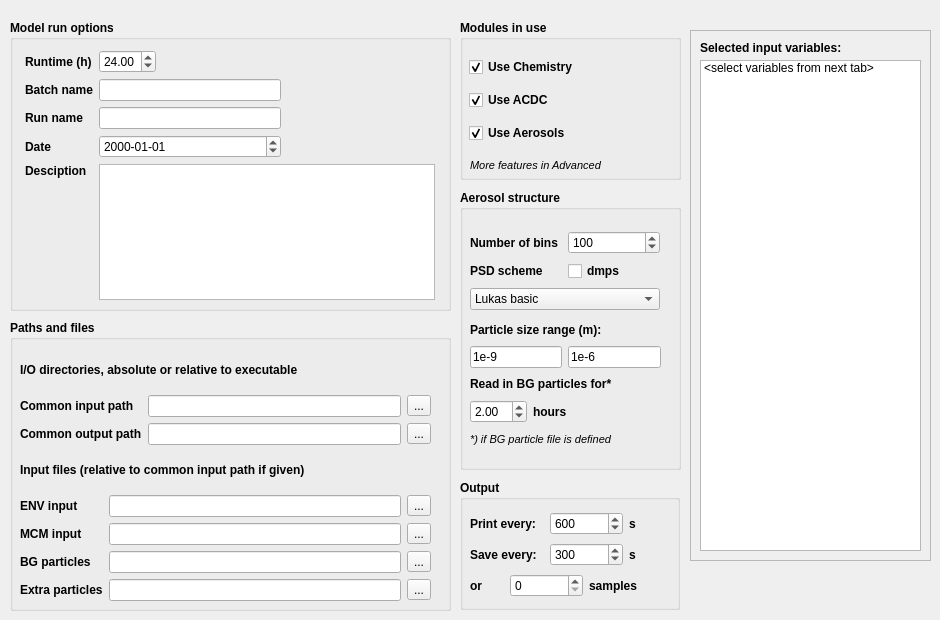
     <widget class="QWidget" name="tab">
      <attribute name="title">
       <string>General options</string>
      </attribute>
      <widget class="QFrame" name="frame">
       <property name="geometry">
        <rect>
         <x>690</x>
         <y>30</y>
         <width>241</width>
         <height>531</height>
        </rect>
       </property>
       <property name="frameShape">
        <enum>QFrame::StyledPanel</enum>
       </property>
       <property name="frameShadow">
        <enum>QFrame::Raised</enum>
       </property>
       <widget class="QListWidget" name="names_sel">
        <property name="geometry">
         <rect>
          <x>10</x>
          <y>30</y>
          <width>221</width>
          <height>491</height>
         </rect>
        </property>
        <property name="verticalScrollBarPolicy">
         <enum>Qt::ScrollBarAsNeeded</enum>
        </property>
        <property name="editTriggers">
         <set>QAbstractItemView::NoEditTriggers</set>
        </property>
        <property name="showDropIndicator" stdset="0">
         <bool>false</bool>
        </property>
        <property name="selectionMode">
         <enum>QAbstractItemView::NoSelection</enum>
        </property>
        <property name="batchSize">
         <number>100</number>
        </property>
        <item>
         <property name="text">
          <string>&lt;select variables from next tab&gt;</string>
         </property>
        </item>
       </widget>
       <widget class="QLabel" name="label_10">
        <property name="geometry">
         <rect>
          <x>10</x>
          <y>10</y>
          <width>210</width>
          <height>16</height>
         </rect>
        </property>
        <property name="font">
         <font>
          <weight>75</weight>
          <bold>true</bold>
          <underline>false</underline>
         </font>
        </property>
        <property name="text">
         <string>Selected input variables:</string>
        </property>
       </widget>
      </widget>
      <widget class="QGroupBox" name="groupBox">
       <property name="geometry">
        <rect>
         <x>460</x>
         <y>20</y>
         <width>221</width>
         <height>160</height>
        </rect>
       </property>
       <property name="font">
        <font>
         <weight>75</weight>
         <bold>true</bold>
        </font>
       </property>
       <property name="title">
        <string>Modules in use</string>
       </property>
       <widget class="QLabel" name="label_43">
        <property name="geometry">
         <rect>
          <x>10</x>
          <y>130</y>
          <width>191</width>
          <height>31</height>
         </rect>
        </property>
        <property name="font">
         <font>
          <pointsize>8</pointsize>
          <weight>50</weight>
          <italic>true</italic>
          <bold>false</bold>
         </font>
        </property>
        <property name="text">
         <string>More features in Advanced</string>
        </property>
        <property name="wordWrap">
         <bool>true</bool>
        </property>
       </widget>
       <widget class="QWidget" name="layoutWidget">
        <property name="geometry">
         <rect>
          <x>9</x>
          <y>30</y>
          <width>139</width>
          <height>100</height>
         </rect>
        </property>
        <layout class="QVBoxLayout" name="verticalLayout">
         <item>
          <widget class="QCheckBox" name="checkBox_che">
           <property name="enabled">
            <bool>true</bool>
           </property>
           <property name="text">
            <string>Use Chemistry</string>
           </property>
           <property name="checked">
            <bool>true</bool>
           </property>
          </widget>
         </item>
         <item>
          <widget class="QCheckBox" name="checkBox_acd">
           <property name="text">
            <string>Use ACDC</string>
           </property>
           <property name="checked">
            <bool>true</bool>
           </property>
          </widget>
         </item>
         <item>
          <widget class="QCheckBox" name="checkBox_aer">
           <property name="text">
            <string>Use Aerosols</string>
           </property>
           <property name="checked">
            <bool>true</bool>
           </property>
          </widget>
         </item>
        </layout>
       </widget>
       <zorder>layoutWidget</zorder>
       <zorder>label_43</zorder>
      </widget>
      <widget class="QGroupBox" name="groupBox_2">
       <property name="geometry">
        <rect>
         <x>10</x>
         <y>20</y>
         <width>441</width>
         <height>291</height>
        </rect>
       </property>
       <property name="font">
        <font>
         <pointsize>9</pointsize>
         <weight>75</weight>
         <bold>true</bold>
        </font>
       </property>
       <property name="title">
        <string>Model run options</string>
       </property>
       <widget class="QWidget" name="layoutWidget">
        <property name="geometry">
         <rect>
          <x>15</x>
          <y>30</y>
          <width>410</width>
          <height>250</height>
         </rect>
        </property>
        <layout class="QGridLayout" name="gridLayout_2">
         <item row="0" column="0">
          <widget class="QLabel" name="label_2">
           <property name="toolTip">
            <string>Total simulation time in decimal hours</string>
           </property>
           <property name="text">
            <string>Runtime (h)</string>
           </property>
          </widget>
         </item>
         <item row="0" column="1">
          <widget class="QDoubleSpinBox" name="runtime">
           <property name="font">
            <font>
             <weight>50</weight>
             <bold>false</bold>
            </font>
           </property>
           <property name="value">
            <double>24.000000000000000</double>
           </property>
          </widget>
         </item>
         <item row="0" column="2">
          <spacer name="horizontalSpacer_2">
           <property name="orientation">
            <enum>Qt::Horizontal</enum>
           </property>
           <property name="sizeHint" stdset="0">
            <size>
             <width>40</width>
             <height>20</height>
            </size>
           </property>
          </spacer>
         </item>
         <item row="1" column="0">
          <widget class="QLabel" name="label_5">
           <property name="toolTip">
            <string>Used for calculation of correct Julian day</string>
           </property>
           <property name="text">
            <string>Batch name</string>
           </property>
          </widget>
         </item>
         <item row="1" column="1" colspan="2">
          <widget class="QLineEdit" name="case_name">
           <property name="font">
            <font>
             <weight>50</weight>
             <bold>false</bold>
            </font>
           </property>
           <property name="toolTip">
            <string>Group name, output is saved under directory named after this.</string>
           </property>
          </widget>
         </item>
         <item row="2" column="0">
          <widget class="QLabel" name="label_6">
           <property name="toolTip">
            <string>Group name, Output is saved under directory named after this</string>
           </property>
           <property name="text">
            <string>Run name</string>
           </property>
          </widget>
         </item>
         <item row="2" column="1" colspan="2">
          <widget class="QLineEdit" name="run_name">
           <property name="font">
            <font>
             <weight>50</weight>
             <bold>false</bold>
            </font>
           </property>
           <property name="toolTip">
            <string>Run name, output is saved under directory named after this, locating in Batch name directory.</string>
           </property>
          </widget>
         </item>
         <item row="3" column="0">
          <widget class="QLabel" name="label_7">
           <property name="toolTip">
            <string>Run name, output is saved under directory named after this, locating in Batch name directory.</string>
           </property>
           <property name="text">
            <string>Date</string>
           </property>
          </widget>
         </item>
         <item row="3" column="1" colspan="2">
          <widget class="QDateEdit" name="dateEdit">
           <property name="font">
            <font>
             <weight>50</weight>
             <bold>false</bold>
            </font>
           </property>
           <property name="displayFormat">
            <string>yyyy-MM-dd</string>
           </property>
          </widget>
         </item>
         <item row="3" column="3" colspan="2">
          <spacer name="horizontalSpacer">
           <property name="orientation">
            <enum>Qt::Horizontal</enum>
           </property>
           <property name="sizeHint" stdset="0">
            <size>
             <width>148</width>
             <height>20</height>
            </size>
           </property>
          </spacer>
         </item>
         <item row="4" column="0">
          <widget class="QLabel" name="label_8">
           <property name="font">
            <font>
             <stylestrategy>PreferDefault</stylestrategy>
            </font>
           </property>
           <property name="toolTip">
            <string>Description of the run, max 1000 characters. This will be saved in all output files.</string>
           </property>
           <property name="text">
            <string>Desciption</string>
           </property>
          </widget>
         </item>
         <item row="4" column="1" rowspan="2" colspan="4">
          <widget class="QPlainTextEdit" name="description">
           <property name="font">
            <font>
             <weight>50</weight>
             <bold>false</bold>
            </font>
           </property>
           <property name="toolTip">
            <string>Description of the run, max 1000 characters. This will be saved in all output files.</string>
           </property>
           <property name="horizontalScrollBarPolicy">
            <enum>Qt::ScrollBarAlwaysOff</enum>
           </property>
           <property name="maximumBlockCount">
            <number>0</number>
           </property>
          </widget>
         </item>
         <item row="5" column="0">
          <spacer name="verticalSpacer">
           <property name="orientation">
            <enum>Qt::Vertical</enum>
           </property>
           <property name="sizeHint" stdset="0">
            <size>
             <width>20</width>
             <height>78</height>
            </size>
           </property>
          </spacer>
         </item>
        </layout>
       </widget>
      </widget>
      <widget class="QGroupBox" name="groupBox_8">
       <property name="geometry">
        <rect>
         <x>460</x>
         <y>190</y>
         <width>221</width>
         <height>280</height>
        </rect>
       </property>
       <property name="font">
        <font>
         <weight>75</weight>
         <bold>true</bold>
        </font>
       </property>
       <property name="title">
        <string>Aerosol structure</string>
       </property>
       <widget class="QToolButton" name="toolButton">
        <property name="geometry">
         <rect>
          <x>420</x>
          <y>140</y>
          <width>27</width>
          <height>21</height>
         </rect>
        </property>
        <property name="text">
         <string>...</string>
        </property>
       </widget>
       <widget class="QFrame" name="frame_4">
        <property name="enabled">
         <bool>true</bool>
        </property>
        <property name="geometry">
         <rect>
          <x>0</x>
          <y>30</y>
          <width>211</width>
          <height>240</height>
         </rect>
        </property>
        <property name="frameShape">
         <enum>QFrame::NoFrame</enum>
        </property>
        <property name="frameShadow">
         <enum>QFrame::Plain</enum>
        </property>
        <widget class="QWidget" name="layoutWidget">
         <property name="geometry">
          <rect>
           <x>10</x>
           <y>10</y>
           <width>190</width>
           <height>81</height>
          </rect>
         </property>
         <layout class="QGridLayout" name="gridLayout_8">
          <item row="0" column="0">
           <widget class="QLabel" name="label_36">
            <property name="text">
             <string>Number of bins</string>
            </property>
           </widget>
          </item>
          <item row="0" column="1">
           <widget class="QSpinBox" name="n_bins_particle">
            <property name="font">
             <font>
              <weight>50</weight>
              <bold>false</bold>
             </font>
            </property>
            <property name="minimum">
             <number>1</number>
            </property>
            <property name="maximum">
             <number>1000</number>
            </property>
            <property name="value">
             <number>100</number>
            </property>
           </widget>
          </item>
          <item row="1" column="0">
           <widget class="QLabel" name="label_37">
            <property name="text">
             <string>PSD scheme</string>
            </property>
           </widget>
          </item>
          <item row="2" column="0" colspan="2">
           <widget class="QComboBox" name="psd_mode">
            <property name="font">
             <font>
              <weight>50</weight>
              <bold>false</bold>
             </font>
            </property>
            <item>
             <property name="text">
              <string>Lukas basic</string>
             </property>
            </item>
            <item>
             <property name="text">
              <string>Lukas advanced</string>
             </property>
            </item>
            <item>
             <property name="text">
              <string>Lukas premium</string>
             </property>
            </item>
           </widget>
          </item>
          <item row="1" column="1">
           <widget class="QCheckBox" name="use_dmps">
            <property name="text">
             <string>dmps</string>
            </property>
           </widget>
          </item>
         </layout>
        </widget>
        <widget class="QWidget" name="layoutWidget">
         <property name="geometry">
          <rect>
           <x>10</x>
           <y>99</y>
           <width>191</width>
           <height>131</height>
          </rect>
         </property>
         <layout class="QGridLayout" name="gridLayout_12">
          <item row="0" column="0" colspan="3">
           <widget class="QLabel" name="label_35">
            <property name="text">
             <string>Particle size range (m):</string>
            </property>
           </widget>
          </item>
          <item row="1" column="0" colspan="2">
           <widget class="QLineEdit" name="min_particle_diam">
            <property name="font">
             <font>
              <weight>50</weight>
              <bold>false</bold>
             </font>
            </property>
            <property name="text">
             <string>1e-9</string>
            </property>
           </widget>
          </item>
          <item row="1" column="2">
           <widget class="QLineEdit" name="max_particle_diam">
            <property name="font">
             <font>
              <weight>50</weight>
              <bold>false</bold>
             </font>
            </property>
            <property name="text">
             <string>1e-6</string>
            </property>
           </widget>
          </item>
          <item row="2" column="0" colspan="3">
           <widget class="QLabel" name="label_41">
            <property name="text">
             <string>Read in BG particles for*</string>
            </property>
           </widget>
          </item>
          <item row="3" column="0">
           <widget class="QDoubleSpinBox" name="dmps_read_in_time">
            <property name="font">
             <font>
              <weight>50</weight>
              <bold>false</bold>
             </font>
            </property>
            <property name="maximum">
             <double>99.989999999999995</double>
            </property>
            <property name="value">
             <double>2.000000000000000</double>
            </property>
           </widget>
          </item>
          <item row="3" column="1" colspan="2">
           <widget class="QLabel" name="label_42">
            <property name="text">
             <string>hours</string>
            </property>
           </widget>
          </item>
          <item row="4" column="0" colspan="3">
           <widget class="QLabel" name="label_38">
            <property name="font">
             <font>
              <pointsize>8</pointsize>
              <weight>50</weight>
              <italic>true</italic>
              <bold>false</bold>
             </font>
            </property>
            <property name="text">
             <string>*) if BG particle file is defined</string>
            </property>
            <property name="wordWrap">
             <bool>true</bool>
            </property>
           </widget>
          </item>
         </layout>
        </widget>
       </widget>
      </widget>
      <widget class="QGroupBox" name="groupBox_9">
       <property name="geometry">
        <rect>
         <x>10</x>
         <y>320</y>
         <width>441</width>
         <height>291</height>
        </rect>
       </property>
       <property name="font">
        <font>
         <weight>75</weight>
         <bold>true</bold>
        </font>
       </property>
       <property name="title">
        <string>Paths and files</string>
       </property>
       <widget class="QWidget" name="layoutWidget">
        <property name="geometry">
         <rect>
          <x>10</x>
          <y>30</y>
          <width>411</width>
          <height>251</height>
         </rect>
        </property>
        <layout class="QGridLayout" name="gridLayout_9">
         <item row="0" column="0" colspan="4">
          <widget class="QLabel" name="label_52">
           <property name="text">
            <string>I/O directories, absolute or relative to executable</string>
           </property>
          </widget>
         </item>
         <item row="1" column="0" colspan="2">
          <widget class="QLabel" name="label_46">
           <property name="text">
            <string>Common input path</string>
           </property>
          </widget>
         </item>
         <item row="1" column="2">
          <widget class="QLineEdit" name="case_dir">
           <property name="font">
            <font>
             <weight>50</weight>
             <bold>false</bold>
            </font>
           </property>
          </widget>
         </item>
         <item row="1" column="3">
          <widget class="QToolButton" name="browseCommonIn">
           <property name="font">
            <font>
             <weight>50</weight>
             <bold>false</bold>
            </font>
           </property>
           <property name="text">
            <string>...</string>
           </property>
          </widget>
         </item>
         <item row="2" column="0" colspan="2">
          <widget class="QLabel" name="label_47">
           <property name="text">
            <string>Common output path</string>
           </property>
          </widget>
         </item>
         <item row="2" column="2">
          <widget class="QLineEdit" name="lineEdit_13">
           <property name="font">
            <font>
             <weight>50</weight>
             <bold>false</bold>
            </font>
           </property>
          </widget>
         </item>
         <item row="2" column="3">
          <widget class="QToolButton" name="browseCommonOut">
           <property name="font">
            <font>
             <weight>50</weight>
             <bold>false</bold>
            </font>
           </property>
           <property name="text">
            <string>...</string>
           </property>
          </widget>
         </item>
         <item row="4" column="0">
          <widget class="QLabel" name="label_44">
           <property name="text">
            <string>ENV input</string>
           </property>
          </widget>
         </item>
         <item row="4" column="1" colspan="2">
          <widget class="QLineEdit" name="env_file">
           <property name="font">
            <font>
             <weight>50</weight>
             <bold>false</bold>
            </font>
           </property>
          </widget>
         </item>
         <item row="4" column="3">
          <widget class="QToolButton" name="browseEnv">
           <property name="font">
            <font>
             <weight>50</weight>
             <bold>false</bold>
            </font>
           </property>
           <property name="text">
            <string>...</string>
           </property>
          </widget>
         </item>
         <item row="5" column="0">
          <widget class="QLabel" name="label_45">
           <property name="text">
            <string>MCM input</string>
           </property>
          </widget>
         </item>
         <item row="5" column="1" colspan="2">
          <widget class="QLineEdit" name="mcm_file">
           <property name="font">
            <font>
             <weight>50</weight>
             <bold>false</bold>
            </font>
           </property>
          </widget>
         </item>
         <item row="5" column="3">
          <widget class="QToolButton" name="browseMcm">
           <property name="font">
            <font>
             <weight>50</weight>
             <bold>false</bold>
            </font>
           </property>
           <property name="text">
            <string>...</string>
           </property>
          </widget>
         </item>
         <item row="6" column="0">
          <widget class="QLabel" name="label_49">
           <property name="text">
            <string>BG particles</string>
           </property>
          </widget>
         </item>
         <item row="6" column="1" colspan="2">
          <widget class="QLineEdit" name="dmps_file">
           <property name="font">
            <font>
             <weight>50</weight>
             <bold>false</bold>
            </font>
           </property>
          </widget>
         </item>
         <item row="6" column="3">
          <widget class="QToolButton" name="browsePar">
           <property name="font">
            <font>
             <weight>50</weight>
             <bold>false</bold>
            </font>
           </property>
           <property name="text">
            <string>...</string>
           </property>
          </widget>
         </item>
         <item row="7" column="0">
          <widget class="QLabel" name="label_53">
           <property name="text">
            <string>Extra particles</string>
           </property>
          </widget>
         </item>
         <item row="7" column="1" colspan="2">
          <widget class="QLineEdit" name="extra_particles">
           <property name="font">
            <font>
             <weight>50</weight>
             <bold>false</bold>
            </font>
           </property>
          </widget>
         </item>
         <item row="7" column="3">
          <widget class="QToolButton" name="browseXtr">
           <property name="font">
            <font>
             <weight>50</weight>
             <bold>false</bold>
            </font>
           </property>
           <property name="text">
            <string>...</string>
           </property>
          </widget>
         </item>
         <item row="3" column="0" colspan="3">
          <widget class="QLabel" name="label_48">
           <property name="text">
            <string>Input files (relative to common input path if given)</string>
           </property>
          </widget>
         </item>
        </layout>
       </widget>
      </widget>
      <widget class="QGroupBox" name="groupBox_5">
       <property name="geometry">
        <rect>
         <x>460</x>
         <y>480</y>
         <width>220</width>
         <height>130</height>
        </rect>
       </property>
       <property name="font">
        <font>
         <weight>75</weight>
         <bold>true</bold>
        </font>
       </property>
       <property name="title">
        <string>Output</string>
       </property>
       <widget class="QWidget" name="layoutWidget">
        <property name="geometry">
         <rect>
          <x>10</x>
          <y>30</y>
          <width>193</width>
          <height>90</height>
         </rect>
        </property>
        <layout class="QGridLayout" name="gridLayout_5">
         <item row="0" column="0" colspan="2">
          <widget class="QLabel" name="label_11">
           <property name="text">
            <string>Print every:</string>
           </property>
          </widget>
         </item>
         <item row="0" column="2" colspan="2">
          <widget class="QSpinBox" name="print_interval">
           <property name="font">
            <font>
             <weight>50</weight>
             <bold>false</bold>
            </font>
           </property>
           <property name="minimum">
            <number>0</number>
           </property>
           <property name="maximum">
            <number>1000000</number>
           </property>
           <property name="singleStep">
            <number>100</number>
           </property>
           <property name="value">
            <number>600</number>
           </property>
          </widget>
         </item>
         <item row="0" column="4">
          <widget class="QLabel" name="label_13">
           <property name="text">
            <string>s</string>
           </property>
          </widget>
         </item>
         <item row="1" column="0" colspan="2">
          <widget class="QLabel" name="label_12">
           <property name="text">
            <string>Save every:</string>
           </property>
          </widget>
         </item>
         <item row="1" column="2" colspan="2">
          <widget class="QSpinBox" name="fsave_interval">
           <property name="enabled">
            <bool>true</bool>
           </property>
           <property name="font">
            <font>
             <weight>50</weight>
             <bold>false</bold>
            </font>
           </property>
           <property name="maximum">
            <number>1000000</number>
           </property>
           <property name="singleStep">
            <number>100</number>
           </property>
           <property name="value">
            <number>300</number>
           </property>
          </widget>
         </item>
         <item row="1" column="4">
          <widget class="QLabel" name="label_14">
           <property name="text">
            <string>s</string>
           </property>
          </widget>
         </item>
         <item row="2" column="0">
          <widget class="QLabel" name="label_15">
           <property name="text">
            <string>or</string>
           </property>
          </widget>
         </item>
         <item row="2" column="1" colspan="2">
          <widget class="QSpinBox" name="fsave_division">
           <property name="font">
            <font>
             <weight>50</weight>
             <bold>false</bold>
            </font>
           </property>
           <property name="maximum">
            <number>1000000</number>
           </property>
          </widget>
         </item>
         <item row="2" column="3" colspan="2">
          <widget class="QLabel" name="label_16">
           <property name="text">
            <string>samples</string>
           </property>
          </widget>
         </item>
        </layout>
       </widget>
      </widget>
     </widget>
